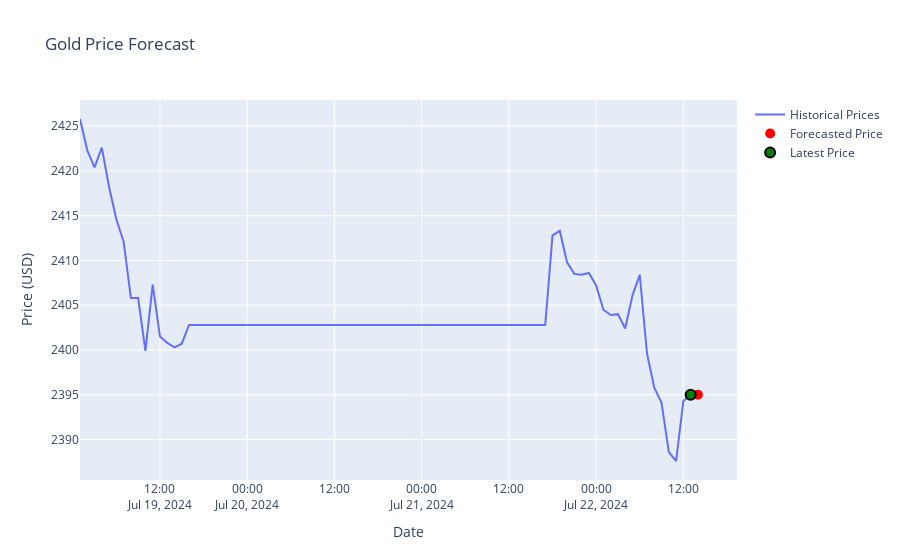

Source (notebook cell):
### Code cell
import yfinance as yf
import pandas as pd
import plotly.graph_objs as go
import ipywidgets as widgets
from IPython.display import display, clear_output

# Define options for period and interval
period_options = ['1d', '5d', '1mo', '3mo', '6mo', '1y', '2y', '5y', '10y', 'ytd', 'max']
interval_options = ['1m', '5m', '15m', '30m', '60m', '90m', '1h', '1d', '5d', '1wk', '1mo', '3mo']

# Create dropdown widgets
period_widget = widgets.Dropdown(
    options=period_options,
    value='5d',
    description='Period:',
)

interval_widget = widgets.Dropdown(
    options=interval_options,
    value='1h',
    description='Interval:',
)

# Create a refresh button
refresh_button = widgets.Button(
    description='Refresh Plot'
)

# Display widgets
display(period_widget, interval_widget, refresh_button)

def fetch_data(period, interval):
    gold = yf.Ticker("GC=F")
    data = gold.history(period=period, interval=interval)
    data = data.sort_index()
    if interval != '1d':
        data = data.resample('h').ffill()
    data['Return'] = data['Close'].pct_change()
    data['MA_10'] = data['Close'].rolling(window=10).mean()
    data['MA_50'] = data['Close'].rolling(window=50).mean()
    data = data.dropna()
    return data

def update_plot(period, interval):
    data = fetch_data(period, interval)
    fig = go.Figure()
    
    # Add historical data
    fig.add_trace(go.Scatter(x=data.index, y=data['Close'], mode='lines', name='Historical Prices'))
    
    # Add forecast point (using latest data as placeholder)
    forecast_time = data.index[-1] + pd.DateOffset(hours=1)
    fig.add_trace(go.Scatter(x=[forecast_time], y=[data['Close'].iloc[-1]], mode='markers', name='Forecasted Price', marker=dict(color='red', size=10)))
    
    # Highlight the latest price
    fig.add_trace(go.Scatter(x=[data.index[-1]], y=[data['Close'].iloc[-1]], mode='markers', name='Latest Price', marker=dict(color='green', size=10, line=dict(color='black', width=2))))
    
    fig.update_layout(title='Gold Price Forecast', xaxis_title='Date', yaxis_title='Price (USD)')
    
    return fig

# Initial call to plot
fig = update_plot(period_widget.value, interval_widget.value)
fig.show()

# Function to update plot when widgets change
def on_change(change):
    global fig
    fig = update_plot(period_widget.value, interval_widget.value)
    clear_output(wait=True)
    display(period_widget, interval_widget, refresh_button)
    fig.show()

# Attach observers to widgets
period_widget.observe(on_change, names='value')
interval_widget.observe(on_change, names='value')

# Attach observer to refresh button
def on_refresh_click(b):
    on_change(None)

refresh_button.on_click(on_refresh_click)

### Figure 1 — Plotly figure (JSON) as saved in the notebook; plotly's stock layout.template omitted (floating-point values rounded to 4 significant figures)
{"data": [{"mode": "lines", "name": "Historical Prices", "type": "scatter", "x": ["2024-07-19T01:00:00-04:00", "2024-07-19T02:00:00-04:00", "2024-07-19T03:00:00-04:00", "2024-07-19T04:00:00-04:00", "2024-07-19T05:00:00-04:00", "2024-07-19T06:00:00-04:00", "2024-07-19T07:00:00-04:00", "2024-07-19T08:00:00-04:00", "2024-07-19T09:00:00-04:00", "2024-07-19T10:00:00-04:00", "2024-07-19T11:00:00-04:00", "2024-07-19T12:00:00-04:00", "2024-07-19T13:00:00-04:00", "2024-07-19T14:00:00-04:00", "2024-07-19T15:00:00-04:00", "2024-07-19T16:00:00-04:00", "2024-07-19T17:00:00-04:00", "2024-07-19T18:00:00-04:00", "2024-07-19T19:00:00-04:00", "2024-07-19T20:00:00-04:00", "2024-07-19T21:00:00-04:00", "2024-07-19T22:00:00-04:00", "2024-07-19T23:00:00-04:00", "2024-07-20T00:00:00-04:00", "2024-07-20T01:00:00-04:00", "2024-07-20T02:00:00-04:00", "2024-07-20T03:00:00-04:00", "2024-07-20T04:00:00-04:00", "2024-07-20T05:00:00-04:00", "2024-07-20T06:00:00-04:00", "2024-07-20T07:00:00-04:00", "2024-07-20T08:00:00-04:00", "2024-07-20T09:00:00-04:00", "2024-07-20T10:00:00-04:00", "2024-07-20T11:00:00-04:00", "2024-07-20T12:00:00-04:00", "2024-07-20T13:00:00-04:00", "2024-07-20T14:00:00-04:00", "2024-07-20T15:00:00-04:00", "2024-07-20T16:00:00-04:00", "2024-07-20T17:00:00-04:00", "2024-07-20T18:00:00-04:00", "2024-07-20T19:00:00-04:00", "2024-07-20T20:00:00-04:00", "2024-07-20T21:00:00-04:00", "2024-07-20T22:00:00-04:00", "2024-07-20T23:00:00-04:00", "2024-07-21T00:00:00-04:00", "2024-07-21T01:00:00-04:00", "2024-07-21T02:00:00-04:00", "2024-07-21T03:00:00-04:00", "2024-07-21T04:00:00-04:00", "2024-07-21T05:00:00-04:00", "2024-07-21T06:00:00-04:00", "2024-07-21T07:00:00-04:00", "2024-07-21T08:00:00-04:00", "2024-07-21T09:00:00-04:00", "2024-07-21T10:00:00-04:00", "2024-07-21T11:00:00-04:00", "2024-07-21T12:00:00-04:00", "2024-07-21T13:00:00-04:00", "2024-07-21T14:00:00-04:00", "2024-07-21T15:00:00-04:00", "2024-07-21T16:00:00-04:00", "2024-07-21T17:00:00-04:00", "2024-07-21T18:00:00-04:00", "2024-07-21T19:00:00-04:00", "2024-07-21T20:00:00-04:00", "2024-07-21T21:00:00-04:00", "2024-07-21T22:00:00-04:00", "2024-07-21T23:00:00-04:00", "2024-07-22T00:00:00-04:00", "2024-07-22T01:00:00-04:00", "2024-07-22T02:00:00-04:00", "2024-07-22T03:00:00-04:00", "2024-07-22T04:00:00-04:00", "2024-07-22T05:00:00-04:00", "2024-07-22T06:00:00-04:00", "2024-07-22T07:00:00-04:00", "2024-07-22T08:00:00-04:00", "2024-07-22T09:00:00-04:00", "2024-07-22T10:00:00-04:00", "2024-07-22T11:00:00-04:00", "2024-07-22T12:00:00-04:00", "2024-07-22T13:00:00-04:00"], "y": [2426.0, 2422.0, 2420.0, 2423.0, 2418.0, 2415.0, 2412.0, 2406.0, 2406.0, 2400.0, 2407.0, 2402.0, 2401.0, 2400.0, 2401.0, 2403.0, 2403.0, 2403.0, 2403.0, 2403.0, 2403.0, 2403.0, 2403.0, 2403.0, 2403.0, 2403.0, 2403.0, 2403.0, 2403.0, 2403.0, 2403.0, 2403.0, 2403.0, 2403.0, 2403.0, 2403.0, 2403.0, 2403.0, 2403.0, 2403.0, 2403.0, 2403.0, 2403.0, 2403.0, 2403.0, 2403.0, 2403.0, 2403.0, 2403.0, 2403.0, 2403.0, 2403.0, 2403.0, 2403.0, 2403.0, 2403.0, 2403.0, 2403.0, 2403.0, 2403.0, 2403.0, 2403.0, 2403.0, 2403.0, 2403.0, 2413.0, 2413.0, 2410.0, 2408.0, 2408.0, 2409.0, 2407.0, 2404.0, 2404.0, 2404, 2402.0, 2406.0, 2408.0, 2400.0, 2396.0, 2394.0, 2389.0, 2388.0, 2394.0, 2395]}, {"marker": {"color": "red", "size": 10}, "mode": "markers", "name": "Forecasted Price", "type": "scatter", "x": ["2024-07-22T14:00:00-04:00"], "y": [2395]}, {"marker": {"color": "green", "line": {"color": "black", "width": 2}, "size": 10}, "mode": "markers", "name": "Latest Price", "type": "scatter", "visible": true, "x": ["2024-07-22T13:00:00-04:00"], "y": [2395]}], "layout": {"autosize": true, "title": {"text": "Gold Price Forecast"}, "xaxis": {"autorange": true, "range": ["2024-07-19 01:00", "2024-07-22 19:10:23.7568"], "title": {"text": "Date"}, "type": "date"}, "yaxis": {"autorange": true, "range": [2385.0, 2428.0], "title": {"text": "Price (USD)"}, "type": "linear"}}}
